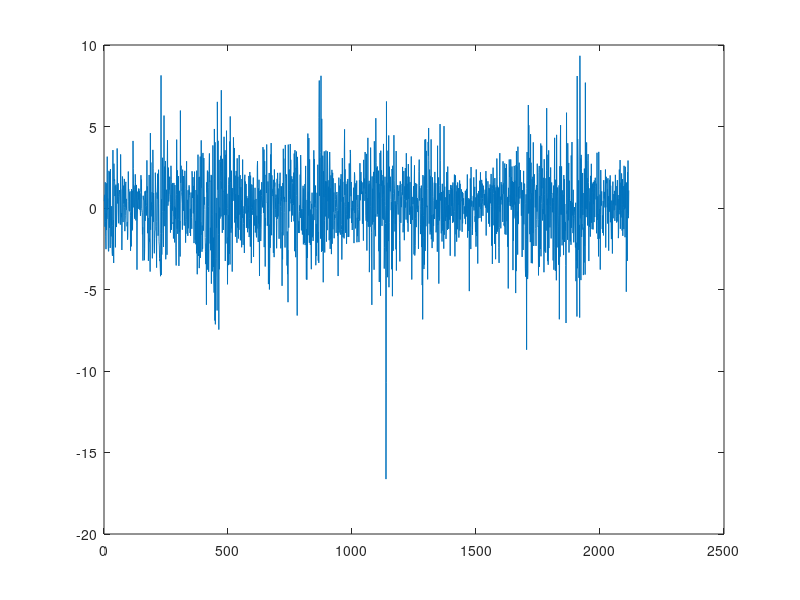

The MATLAB script that drew this image: (Note: this script raises an error after producing the figure.)
%%
% weekly close price of NSYE, data provided with GRETL
load nysewk.mat;
n = size(nysewk);
y = 100 * log( nysewk(2:n) ./ nysewk(1:n-1) );
data = y;
plot(y);

%%
%%%%%%%%%%%%%%% Unconstrained maximization of logL  %%%%%%%%%%%
% note that the objective has a minus sign in front, as fminunc
% minimizes, but we want to maximize the logL
thetastart = [mean(y); var(y); 0.1; 0.1];
[thetahat, logL] = fminunc(@(theta) -garch11(theta, data), thetastart);

logL = -logL; % re-convert

%%%%%%%%%%%%%%%%   Results   %%%%%%%%%%%%%%%%
fprintf('GARCH(1,1) results for NYSEWK data set (fminunc)\n');

fprintf('the estimate\n');
disp(thetahat);

fprintf('the logL value');
disp(logL);

BIC = -2*logL + size(thetahat,1)*log(size(y,1));
fprintf('BIC value');
disp(BIC);
